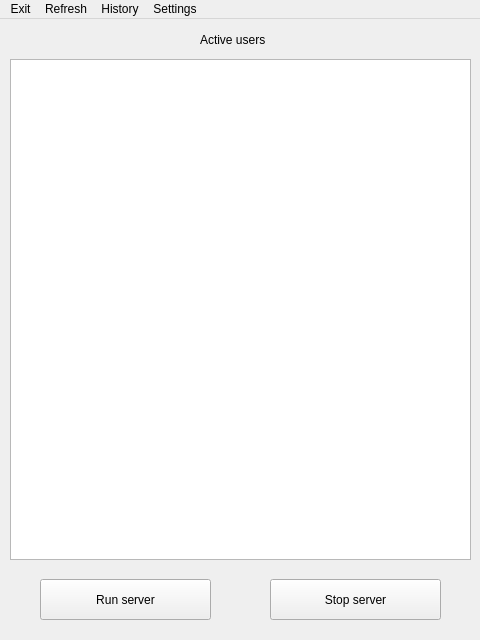
<?xml version="1.0" encoding="UTF-8"?>
<ui version="4.0">
 <class>MainWindow</class>
 <widget class="QMainWindow" name="MainWindow">
  <property name="geometry">
   <rect>
    <x>0</x>
    <y>0</y>
    <width>480</width>
    <height>640</height>
   </rect>
  </property>
  <property name="windowTitle">
   <string>Server</string>
  </property>
  <widget class="QWidget" name="usersWidget">
   <widget class="QPushButton" name="runButton">
    <property name="geometry">
     <rect>
      <x>40</x>
      <y>560</y>
      <width>171</width>
      <height>41</height>
     </rect>
    </property>
    <property name="text">
     <string>Run server</string>
    </property>
   </widget>
   <widget class="QPushButton" name="stopButton">
    <property name="geometry">
     <rect>
      <x>270</x>
      <y>560</y>
      <width>171</width>
      <height>41</height>
     </rect>
    </property>
    <property name="text">
     <string>Stop server</string>
    </property>
   </widget>
   <widget class="QTableView" name="activeUsersView">
    <property name="geometry">
     <rect>
      <x>10</x>
      <y>40</y>
      <width>461</width>
      <height>501</height>
     </rect>
    </property>
   </widget>
   <widget class="QLabel" name="label">
    <property name="geometry">
     <rect>
      <x>200</x>
      <y>10</y>
      <width>81</width>
      <height>21</height>
     </rect>
    </property>
    <property name="text">
     <string>Active users</string>
    </property>
   </widget>
  </widget>
  <widget class="QMenuBar" name="menubar">
   <property name="geometry">
    <rect>
     <x>0</x>
     <y>0</y>
     <width>480</width>
     <height>22</height>
    </rect>
   </property>
   <widget class="QMenu" name="menuExit">
    <property name="title">
     <string>Exit</string>
    </property>
   </widget>
   <widget class="QMenu" name="menuRefresh">
    <property name="title">
     <string>Refresh</string>
    </property>
   </widget>
   <widget class="QMenu" name="menuHistory">
    <property name="title">
     <string>History</string>
    </property>
   </widget>
   <widget class="QMenu" name="menuSettings">
    <property name="title">
     <string>Settings</string>
    </property>
   </widget>
   <addaction name="menuExit"/>
   <addaction name="menuRefresh"/>
   <addaction name="menuHistory"/>
   <addaction name="menuSettings"/>
  </widget>
  <action name="actionSettings">
   <property name="text">
    <string>Settings</string>
   </property>
  </action>
 </widget>
 <resources/>
 <connections/>
</ui>
